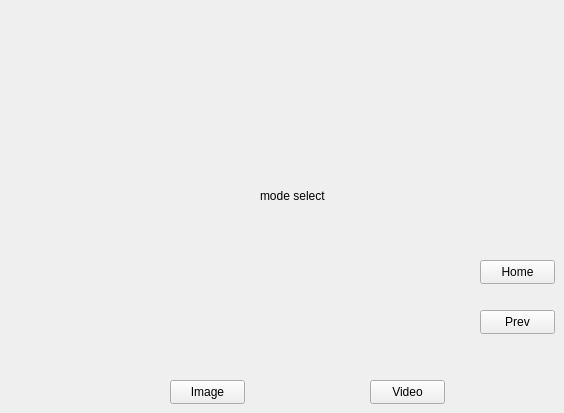
     <widget class="QWidget" name="mode_select_page">
      <widget class="QPushButton" name="mode_select_home_button">
       <property name="geometry">
        <rect>
         <x>480</x>
         <y>260</y>
         <width>75</width>
         <height>24</height>
        </rect>
       </property>
       <property name="text">
        <string>Home</string>
       </property>
      </widget>
      <widget class="QPushButton" name="mode_select_image_button">
       <property name="geometry">
        <rect>
         <x>170</x>
         <y>380</y>
         <width>75</width>
         <height>24</height>
        </rect>
       </property>
       <property name="text">
        <string>Image</string>
       </property>
      </widget>
      <widget class="QLabel" name="mode_select_label">
       <property name="geometry">
        <rect>
         <x>260</x>
         <y>180</y>
         <width>101</width>
         <height>31</height>
        </rect>
       </property>
       <property name="text">
        <string>mode select</string>
       </property>
      </widget>
      <widget class="QPushButton" name="mode_select_video_button">
       <property name="geometry">
        <rect>
         <x>370</x>
         <y>380</y>
         <width>75</width>
         <height>24</height>
        </rect>
       </property>
       <property name="text">
        <string>Video</string>
       </property>
      </widget>
      <widget class="QPushButton" name="mode_select_prev_button">
       <property name="geometry">
        <rect>
         <x>480</x>
         <y>310</y>
         <width>75</width>
         <height>24</height>
        </rect>
       </property>
       <property name="text">
        <string>Prev</string>
       </property>
      </widget>
     </widget>
